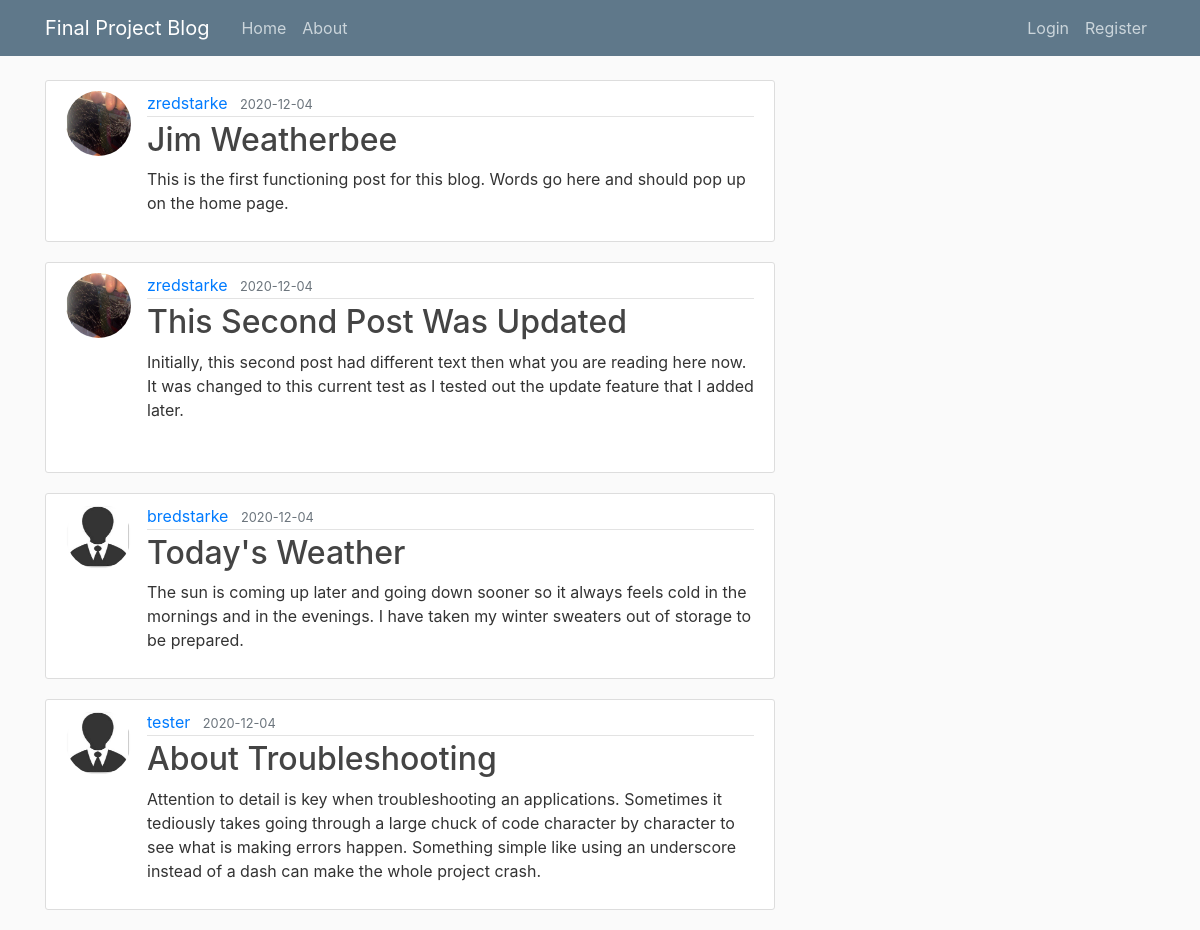
The page /home on the database its author committed.
### finalprojectblog/models.py (models this page shows, shortened)
class Post(db.Model):
    id = db.Column(db.Integer, primary_key=True)
    title = db.Column(db.String(100), nullable=False)
    date_posted = db.Column(db.DateTime, nullable=False, default=datetime.utcnow)
    content = db.Column(db.Text, nullable=False)
    user_id = db.Column(db.Integer, db.ForeignKey('user.id'), nullable=False)

class User(db.Model, UserMixin):
    id = db.Column(db.Integer, primary_key=True)
    username = db.Column(db.String(20), unique=True, nullable=False)
    email = db.Column(db.String(120), unique=True, nullable=False)
    image_file = db.Column(db.String(20), nullable=False, default='default.jpg')
    password = db.Column(db.String(60), nullable=False)
    posts = db.relationship('Post', backref='author', lazy=True)

### finalprojectblog/routes.py (the view)
@app.route("/")
@app.route("/home")
def home():
    posts = Post.query.all()
    return render_template("home.html", posts=posts)

### finalprojectblog/templates/home.html
{% extends "layout.html" %}
{% block content %}
    {% for post in posts %}
        <article class="media content-section">
            <img class="rounded-circle article-img" src="{{ url_for('static', filename='profile_pics/' + post.author.image_file) }}">
            <div class="media-body">
                <div class="article-metadata">
                  <a class="mr-2" href="#">{{ post.author.username }}</a>
                  <small class="text-muted">{{ post.date_posted.strftime("%Y-%m-%d") }}</small>
                </div>
                <h2><a class="article-title" href="{{ url_for('post', post_id=post.id) }}">{{ post.title }}</a></h2>
                <p class="article-content">{{ post.content }}</p>
            </div>
        </article>
    {% endfor %}
{% endblock content %}

### finalprojectblog/templates/layout.html (shortened to what this page needs)
<!DOCTYPE html>
<html>
<head>
    <link rel="stylesheet" href="https://stackpath.bootstrapcdn.com/bootstrap/4.3.1/css/bootstrap.min.css">
    <link rel="stylesheet" href="{{ url_for('static', filename='main.css') }}">
</head>
<body>
    <header class="site-header">
      <nav class="navbar navbar-expand-md navbar-dark bg-steel fixed-top">
        <div class="container">
          <a class="navbar-brand mr-4" href="/">Final Project Blog</a>
          <div class="collapse navbar-collapse" id="navbarToggle">
            <div class="navbar-nav mr-auto">
              <a class="nav-item nav-link" href="{{ url_for('home') }}">Home</a>
              <a class="nav-item nav-link" href="{{ url_for('about') }}">About</a>
            </div>
            <div class="navbar-nav">
                {% if current_user.is_authenticated %}
                    <a class="nav-item nav-link" href="{{ url_for('new_post') }}">New Post</a>
                    <a class="nav-item nav-link" href="{{ url_for('account') }}">Account</a>
                    <a class="nav-item nav-link" href="{{ url_for('logout') }}">Logout</a>
                {% else %}
                    <a class="nav-item nav-link" href="{{ url_for('login') }}">Login</a>
                    <a class="nav-item nav-link" href="{{ url_for('register') }}">Register</a>
                {% endif %}
            </div>
          </div>
        </div>
      </nav>
    </header>
    <main role="main" class="container">
      <div class="row">
        <div class="col-md-8">
          {% block content %}{% endblock %}
        </div>
      </div>
    </main>
</body>
</html>

### finalprojectblog/static/main.css (style rules this page uses)
body { background: #fafafa; color: #333333; margin-top: 5rem; }
h1, h2, h3, h4, h5, h6 { color: #444444; }
.bg-steel { background-color: #5f788a; }
.site-header .navbar-nav .nav-link { color: #cbd5db; }
.content-section { background: #ffffff; padding: 10px 20px; border: 1px solid #dddddd; border-radius: 3px; margin-bottom: 20px; }
.article-title { color: #444444; }
.article-content { white-space: pre-line; }
.article-img { height: 65px; width: 65px; margin-right: 16px; }
.article-metadata { padding-bottom: 1px; margin-bottom: 4px; border-bottom: 1px solid #e3e3e3 }

### rows shown on the page
Post: image_file (picture), author.username "zredstarke", date_posted "2020-12-04", title "Jim Weatherbee", content "This is the first functioning post for this blog. Words go here and should pop up on the home page."
Post: image_file (picture), author.username "zredstarke", date_posted "2020-12-04", title "This Second Post Was Updated", content "Initially, this second post had different text then what you are reading here now. It was changed to this current test as I tested out the update feature that I added later."
Post: image_file (placeholder picture), author.username "bredstarke", date_posted "2020-12-04", title "Today's Weather", content "The sun is coming up later and going down sooner so it always feels cold in the mornings and in the evenings. I have taken my winter sweaters out of storage to be prepared."
Post: image_file (placeholder picture), author.username "tester", date_posted "2020-12-04", title "About Troubleshooting", content "Attention to detail is key when troubleshooting an applications. Sometimes it tediously takes going through a large chuck of code character by character to see what is making errors happen. Something simple like using an underscore instead of a dash can make the whole project crash."
